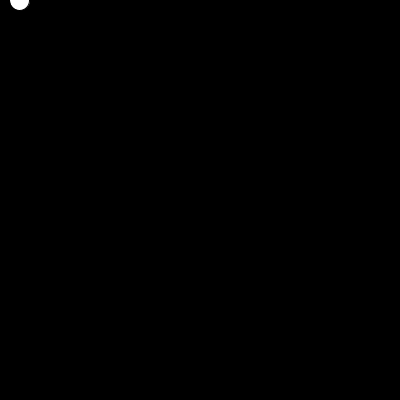
Frame 1 (no input)
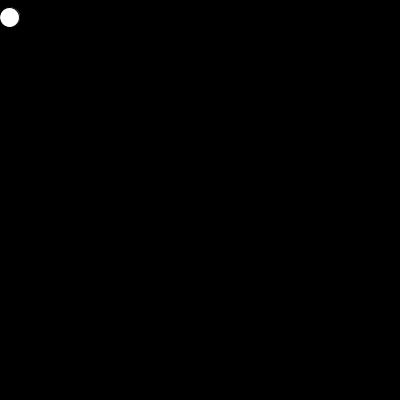
Frame 60 (the mouse pressed at the canvas centre just before this capture)
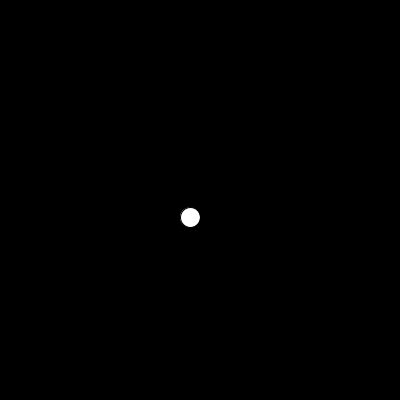
Frame 120 (the mouse held since frame 60 and released just before this capture)

The Processing sketch that drew these frames (run headless with seeded random() and noise(); from frame 60 on, the mouse is pressed at the canvas centre):

// Processing sketch: Ex_3_third_loop
// ── Ex_3_third_loop.pde
// Coding Art Book
// Yu Zhang + Mathias Funk, 2020

PVector position = new PVector();
void setup() {
  size(400, 400);
}

void draw() {
  // data
  position.x = mouseX + cos(radians(frameCount)) * 20;
  position.y = mouseY + sin(radians(frameCount)) * 20;
  // drawing output based on data
  background(0);
  ellipse(position.x, position.y, 20, 20);
}
